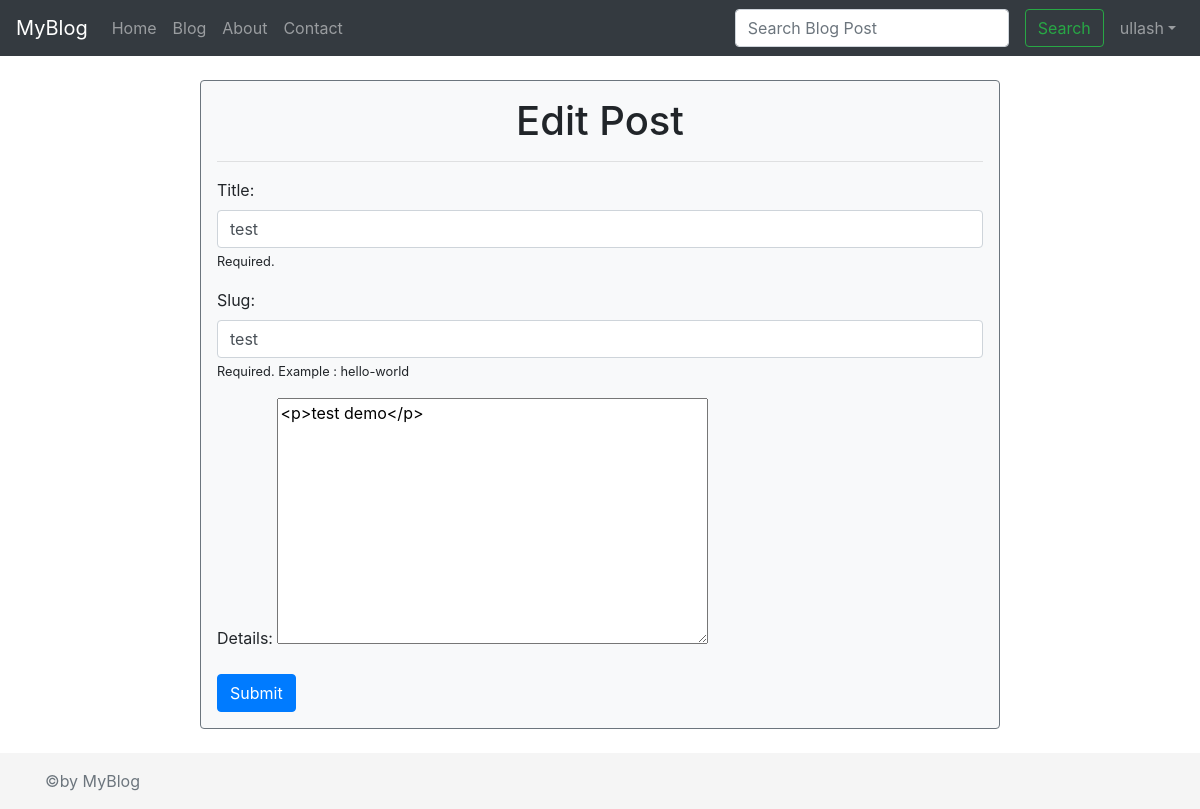
/post/23/edit (signed in), run on the app's committed database.
### post/models.py (models this page shows)
class Post(models.Model):
    title = models.CharField(max_length=250)
    slug = models.CharField(max_length=250)
    content = RichTextUploadingField(blank=True,null=True)
    author = models.ForeignKey(User,on_delete=models.CASCADE,default='ullash')
    timestamp = models.DateTimeField(default=datetime.now)
    views = models.IntegerField(default=0)
    class Meta:
        ordering = ['-id']

### post/views.py (the view)
# urls.py: path('<int:id>/edit',views.edit_post,name='edit_post'),
def edit_post(request,id):
    if request.user.is_authenticated:
        item = get_object_or_404(Post,id=id)
        if request.user.username==item.author.username:
            form = PostForm(request.POST or None, instance=item)
            if form.is_valid():
                form.save()
                return redirect('/')
            context={'form':form,'post_label':'Edit Post'}
            return render(request,'post/post_form.html',context)
        else:
            return redirect('/')
    else:
        return redirect('/post/login/')

### post/forms.py
class PostForm(ModelForm):
    class Meta:
        model = Post
        fields = ['title','slug','content']
    def __init__(self,*args,**kwargs):
        super(PostForm,self).__init__(*args,**kwargs)
        self.fields['title'].widget.attrs['class']='form-control'
        self.fields['title'].label="Title"
        self.fields['title'].help_text='<small>Required.</small>'
        self.fields['slug'].widget.attrs['class']='form-control'
        self.fields['slug'].label="Slug"
        self.fields['slug'].help_text='<small>Required. Example : hello-world </small>'
        self.fields['content'].label='Details'

### templates/post/post_form.html (shortened to what this page needs)
{% extends "base.html" %}
{% block body %}
<div class="container col-md-8 offset-md-2 bg-light my-4 border rounded border-secondary p-3">
    <form action="" method="POST">
    <h1 class="text-justify text-center">{{post_label}}</h1>
    <hr/>
    {{form.as_p}}
    <button type="submit" class="btn btn-primary">Submit</button>
</form>
</div>
{% endblock body %}

### templates/base.html (shortened to what this page needs)
<!doctype html>
<html lang="en" class="h-100">
  <head>
    <link rel="stylesheet" href="https://stackpath.bootstrapcdn.com/bootstrap/4.3.1/css/bootstrap.min.css">
    <link rel="stylesheet" href="https://cdnjs.cloudflare.com/ajax/libs/font-awesome/4.7.0/css/font-awesome.min.css">
  </head>
  <body class="d-flex flex-column h-100" data-gr-c-s-loaded="true">
  <header>
  <nav class="navbar navbar-expand-lg navbar-dark bg-dark">
      <a class="navbar-brand" href="#">MyBlog</a>
      <div class="collapse navbar-collapse" id="collapsibleNavId">
          <ul class="navbar-nav mr-auto mt-2 mt-lg-0">
              <li class="nav-item">
                  <a class="nav-link" id="index" href="{% url 'index' %}">Home <span class="sr-only">(current)</span></a>
              </li>
              <li class="nav-item">
                  <a class="nav-link" id="blog" href="{% url 'index' %}">Blog</a>
              </li>
              <li class="nav-item">
                  <a class="nav-link" id="about" href="{% url 'about' %}">About</a>
              </li>
              <li class="nav-item">
                  <a class="nav-link" id="contact" href="{% url 'contact' %}">Contact</a>
              </li>
          </ul>
          <form class="form-inline my-2 my-lg-0" action={% url 'search' %} method="GET">
              <input class="form-control mr-sm-2" type="text" placeholder="Search Blog Post" name='srctxt' id='srctxt' value="{{ request.GET.srctxt }}">
              <button class="btn btn-outline-success my-2 my-sm-0 mx-2" type="submit">Search</button>
          </form>
          <ul class="navbar-nav mt-2 mt-lg-0">
          {% if user.is_authenticated %}
            <li class="nav-item dropdown">
                  <a class="nav-link dropdown-toggle" href="#" id="dropdownId" data-toggle="dropdown" aria-haspopup="true" aria-expanded="false">{{user.username}}</a>
            </li>
         {% endif %}
          </ul>
      </div>
  </nav>
   </header>
   <main role="main" class="flex-shrink-0">
  {% block body %}
  {% endblock body %}
    </main>
    <footer class="footer mt-auto py-3">
        <div class="container">
            <span class="text-muted">&copy;by MyBlog</i></span>
        </div>
    </footer>
  </body>
</html>

### templates/base.html (style rules this page uses)
.footer { background-color: #f5f5f5; }
.footer > .container { padding-right: 15px; padding-left: 15px; }

### data on the page
Post: title "test", slug "test", content "<p>test demo</p>"

### other printed values
{{ user.username }} "ullash"
{{ post_label }} "Edit Post"
